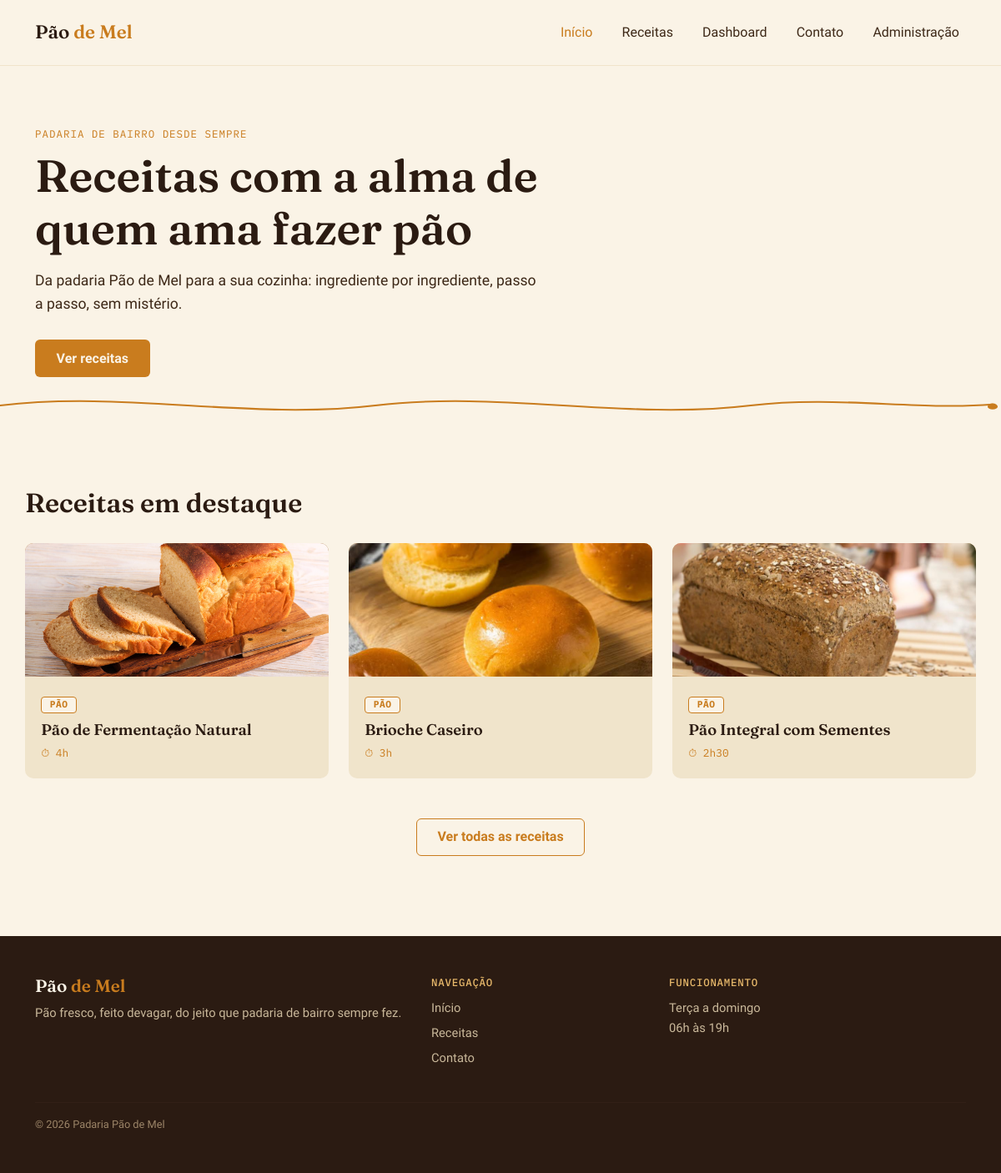
The page / on the database its author committed.
### tables this page shows
CREATE TABLE receitas (
    id           INT AUTO_INCREMENT PRIMARY KEY,
    nome         VARCHAR(100) NOT NULL,
    modo_preparo TEXT         NOT NULL,
    tempo_preparo INT         NOT NULL,   
    id_categoria INT          NOT NULL,
    FOREIGN KEY (id_categoria) REFERENCES categorias(id)
);

CREATE TABLE categorias (
    id   INT AUTO_INCREMENT PRIMARY KEY,
    nome VARCHAR(100) NOT NULL
);

### includes/funcoes.php (called while the page is built, shortened)
<?php
function formatarTempoPreparo(int $minutos): string
{
    $horas = intdiv($minutos, 60);
    $minutosRestantes = $minutos % 60;
    if ($minutosRestantes === 0) {
        return $horas . 'h';
    }
    return $horas . 'h' . $minutosRestantes;
}
function classeNavAtiva(string $paginaAtual, array $paginasQueAtivam): string
{
    if (in_array($paginaAtual, $paginasQueAtivam, true)) {
        return ' active';
    }
    return '';
}
function obterDestaques(array $receitas, int $quantidade): array
{
    return array_slice($receitas, 0, $quantidade);
}
function receitaValida(array $receita): bool
{
    return true;
}
function filtrarReceitasValidas(array $receitas): array
{
    $receitasValidas = [];
    foreach ($receitas as $receita) {
        if (receitaValida($receita)) {
            $receitasValidas[] = $receita;
        }
    }
    return $receitasValidas;
}
function formatarIngrediente(float $quantidade, string $unidade, string $nome): string
{
    $quantidadeTexto = (floor($quantidade) === $quantidade)
        ? (string) (int) $quantidade
        : rtrim(rtrim(number_format($quantidade, 2, ',', ''), '0'), ',');
    return $quantidadeTexto . $unidade . ' de ' . $nome;
}
function modoPreparoParaPassos(string $textoModoPreparo): array
{
    $linhas = explode("\n", $textoModoPreparo);
    $passos = [];
    foreach ($linhas as $linha) {
        $linha = trim($linha);
        if ($linha !== '') {
            $passos[] = $linha;
        }
    }
    return $passos;
}
function caminhoImagemReceita(int $id): string
{
    $caminhoRelativo = 'assets/img/receita-' . $id . '.jpg';
    $caminhoNoServidor = __DIR__ . '/../' . $caminhoRelativo;
    if (file_exists($caminhoNoServidor)) {
        return $caminhoRelativo;
    }
    return '';
}
function thumbClassPorId(int $id): string
{
    $opcoes = ['thumb-1', 'thumb-2', 'thumb-3'];
    $indice = ($id - 1) % count($opcoes);
    return $opcoes[$indice];
}
function buscarReceitasDoBanco(PDO $pdo): array
{
    $receitas = [];
    $sqlReceitas = "SELECT r.id, r.nome, r.modo_preparo, r.tempo_preparo, c.nome AS categoria
                    FROM receitas r
                    INNER JOIN categorias c ON r.id_categoria = c.id
                    ORDER BY r.id";
    $resultadoReceitas = $pdo->query($sqlReceitas);
    while ($linha = $resultadoReceitas->fetch()) {
        $id = (int) $linha['id'];
        $receitas[$id] = [
            'id' => $id,
            'nome' => $linha['nome'],
            'categoria' => $linha['categoria'],
            'tempo_preparo' => (int) $linha['tempo_preparo'],
            'thumb' => thumbClassPorId($id),
            'imagem' => caminhoImagemReceita($id),
            'modo_preparo' => modoPreparoParaPassos($linha['modo_preparo']),
            'ingredientes' => [],
        ];
    }
    $sqlIngredientes = "SELECT ri.id_receita, ri.quantidade, i.nome, i.unidade_medida
                        FROM receita_ingrediente ri
                        INNER JOIN ingredientes i ON ri.id_ingrediente = i.id
                        ORDER BY ri.id_receita";
    $resultadoIngredientes = $pdo->query($sqlIngredientes);
    while ($linha = $resultadoIngredientes->fetch()) {
        $idReceita = (int) $linha['id_receita'];
        if (isset($receitas[$idReceita])) {
            $receitas[$idReceita]['ingredientes'][] = formatarIngrediente(
                (float) $linha['quantidade'],
                $linha['unidade_medida'],
                $linha['nome']
            );
        }
    }
    return array_values($receitas);
}

### includes/dados-receitas.php (called while the page is built, shortened)
<?php
require_once __DIR__ . '/conexao.php';
require_once __DIR__ . '/funcoes.php';
$receitas = buscarReceitasDoBanco($pdo);

### index.php (the view)
<?php
require 'includes/header.php';
require 'includes/dados-receitas.php';
require_once 'includes/funcoes.php';
$receitas = filtrarReceitasValidas($receitas);
?>
<section class="hero">
  <div class="container">
    <div class="row align-items-center">
      <div class="col-lg-7">
        <p class="eyebrow">Padaria de bairro desde sempre</p>
        <h1 class="hero-title">Receitas com a alma de quem ama fazer pão</h1>
        <p class="hero-text">Da padaria Pão de Mel para a sua cozinha: ingrediente por ingrediente, passo a passo, sem mistério.</p>
        <a href="receitas.php" class="btn btn-honey">Ver receitas</a>
      </div>
    </div>
  </div>
  <svg class="honey-divider" viewBox="0 0 1200 60" preserveAspectRatio="none" xmlns="http://www.w3.org/2000/svg">
    <path d="M0,30 C150,0 300,60 450,30 C600,0 750,60 900,30 C1000,10 1100,40 1190,28" />
    <circle cx="1190" cy="32" r="6"></circle>
  </svg>
</section>
<section class="container destaques">
  <h2 class="section-title">Receitas em destaque</h2>
  <?php
  if (empty($receitas)): ?>
    <p class="sem-resultados">Nenhuma receita disponível no momento.</p>
  <?php else: ?>
    <div class="row g-4">
      <?php
      $destaques = obterDestaques($receitas, 3);
      foreach ($destaques as $receita):
      ?>
        <div class="col-md-4">
          <a href="receita-detalhe.php?id=<?php echo $receita['id']; ?>" class="card-link">
            <div class="card card-receita">
              <div class="card-thumb <?php echo $receita['thumb']; ?>">
                <?php if ($receita['imagem'] !== ''): ?>
                  <img src="<?php echo $receita['imagem']; ?>" alt="<?php echo $receita['nome']; ?>">
                <?php endif; ?>
              </div>
              <div class="card-body">
                <span class="badge badge-categoria"><?php echo $receita['categoria']; ?></span>
                <h3 class="card-title"><?php echo $receita['nome']; ?></h3>
                <p class="card-meta">⏱ <?php echo formatarTempoPreparo($receita['tempo_preparo']); ?></p>
              </div>
            </div>
          </a>
        </div>
      <?php endforeach; ?>
    </div>
  <?php endif; ?>
  <div class="text-center mt-5">
    <a href="receitas.php" class="btn btn-outline-honey">Ver todas as receitas</a>
  </div>
</section>
<?php require 'includes/footer.php'; ?>

### includes/header.php (shortened to what this page needs)
<?php
require_once __DIR__ . '/funcoes.php';
$paginaAtual = basename($_SERVER['PHP_SELF']);
$raiz = $raiz ?? '';
$estaNoAdmin  = str_contains(str_replace('\\', '/', $_SERVER['PHP_SELF']), '/admin/');
?>
<!DOCTYPE html>
<html lang="pt-BR">
<head>
    <link href="https://cdn.jsdelivr.net/npm/bootstrap@5.3.3/dist/css/bootstrap.min.css" rel="stylesheet">
    <link href="<?php echo $raiz; ?>assets/css/style.css?v=<?php echo filemtime(__DIR__ . '/../assets/css/style.css'); ?>" rel="stylesheet">
</head>
<body>
<nav class="navbar navbar-expand-lg navbar-pdm sticky-top">
  <div class="container">
    <a class="navbar-brand" href="<?php echo $raiz; ?>index.php">Pão <span class="brand-accent">de Mel</span></a>
    <div class="collapse navbar-collapse" id="navPdm">
      <ul class="navbar-nav ms-auto">
        <li class="nav-item">
          <a class="nav-link<?php echo $estaNoAdmin ? '' : classeNavAtiva($paginaAtual, ['index.php']); ?>" href="<?php echo $raiz; ?>index.php">Início</a>
        </li>
        <li class="nav-item">
          <a class="nav-link<?php echo classeNavAtiva($paginaAtual, ['receitas.php', 'receita-detalhe.php']); ?>" href="<?php echo $raiz; ?>receitas.php">Receitas</a>
        </li>
        <li class="nav-item">
          <a class="nav-link<?php echo $estaNoAdmin ? '' : classeNavAtiva($paginaAtual, ['dashboard.php']); ?>" href="<?php echo $raiz; ?>dashboard.php">Dashboard</a>
        </li>
        <li class="nav-item">
          <a class="nav-link<?php echo classeNavAtiva($paginaAtual, ['contato.php']); ?>" href="<?php echo $raiz; ?>contato.php">Contato</a>
        </li>
        <li class="nav-item">
          <a class="nav-link<?php echo $estaNoAdmin ? ' active' : ''; ?>" href="<?php echo $raiz; ?>admin/index.php">Administração</a>
        </li>
      </ul>
    </div>
  </div>
</nav>
<main>

### includes/footer.php (shortened to what this page needs)
</main>
<footer class="footer-pdm">
  <div class="container py-5">
    <div class="row gy-4">
      <div class="col-md-5">
        <h2 class="footer-brand">Pão <span class="brand-accent">de Mel</span></h2>
        <p class="footer-text">Pão fresco, feito devagar, do jeito que padaria de bairro sempre fez.</p>
      </div>
      <div class="col-md-3">
        <h6 class="footer-heading">Navegação</h6>
        <ul class="footer-links">
          <li><a href="index.php">Início</a></li>
          <li><a href="receitas.php">Receitas</a></li>
          <li><a href="contato.php">Contato</a></li>
        </ul>
      </div>
      <div class="col-md-4">
        <h6 class="footer-heading">Funcionamento</h6>
        <p class="footer-text">Terça a domingo<br>06h às 19h</p>
      </div>
    </div>
    <hr class="footer-rule">
    <p class="footer-copy">© <?php echo date('Y'); ?> Padaria Pão de Mel</p>
  </div>
</footer>
</body>
</html>

### assets/css/style.css (style rules this page uses)
:root { --flour: #FAF3E6; --dough: #F0E4CB; --crust: #6B4226; --crust-dark: #2B1B12; --honey: #C97C1E; --honey-light: #E8B96B; --text-main: #3D2817; }
* { box-sizing: border-box; }
body { background: var(--flour); color: var(--text-main); font-family: 'Work Sans', sans-serif; line-height: 1.6; }
h1, h2, h3 { font-family: 'Fraunces', serif; font-weight: 600; color: var(--crust-dark); }
.brand-accent { color: var(--honey); }
.navbar-pdm { background: var(--flour); border-bottom: 1px solid var(--dough); padding: 1rem 0; }
.navbar-brand { font-family: 'Fraunces', serif; font-weight: 600; font-size: 1.4rem; color: var(--crust-dark) !important; }
.navbar-nav .nav-link { color: var(--text-main) !important; font-weight: 500; margin-left: 1.2rem; }
.navbar-nav .nav-link.active { color: var(--honey) !important; }
.hero { padding: 4.5rem 0 2rem; }
.eyebrow { font-family: 'IBM Plex Mono', monospace; font-size: 0.78rem; text-transform: uppercase; letter-spacing: 0.08em; color: var(--honey); margin-bottom: 0.6rem; }
.hero-title { font-size: clamp(2.1rem, 4.5vw, 3.4rem); line-height: 1.15; margin-bottom: 1.1rem; }
.hero-text { font-size: 1.1rem; max-width: 38rem; margin-bottom: 1.8rem; }
.btn-honey { background: var(--honey); border: none; color: var(--flour); font-weight: 600; padding: 0.65rem 1.6rem; border-radius: 6px; }
.btn-outline-honey { border: 1.5px solid var(--honey); color: var(--honey); font-weight: 600; padding: 0.6rem 1.5rem; border-radius: 6px; }
.honey-divider { width: 100%; height: 36px; display: block; margin-top: 1rem; }
.destaques, .receitas-grid, .receita-detalhe, .contato-grid { padding: 3rem 0; }
.section-title { font-size: clamp(1.5rem, 3vw, 2rem); margin-bottom: 1.8rem; }
.card-receita { border: none; border-radius: 10px; overflow: hidden; background: var(--dough); height: 100%; transition: transform 0.18s ease; }
.card-link { text-decoration: none; display: block; }
.card-thumb { height: 160px; position: relative; overflow: hidden; }
.card-thumb img { width: 100%; height: 100%; object-fit: cover; display: block; }
.thumb-1 { background: linear-gradient(135deg, #C99355, #8B5A2B); }
.thumb-2 { background: linear-gradient(135deg, #E8B96B, #C97C1E); }
.thumb-3 { background: linear-gradient(135deg, #D9C18A, #B5854A); }
.card-body { padding: 1.2rem; }
.badge-categoria { display: inline-block; font-family: 'IBM Plex Mono', monospace; font-size: 0.7rem; text-transform: uppercase; letter-spacing: 0.05em; background: var(--flour); border: 1px solid var(--honey); color: var(--honey); padding: 0.2rem 0.6rem; border-radius: 4px; margin-bottom: 0.6rem; }
.card-title { font-size: 1.15rem; margin-bottom: 0.4rem; color: var(--crust-dark); }
.card-meta { font-family: 'IBM Plex Mono', monospace; font-size: 0.8rem; color: var(--honey); margin: 0; }
.footer-pdm { background: var(--crust-dark); color: var(--dough); margin-top: 3rem; }
.footer-brand { color: var(--flour); font-size: 1.3rem; }
.footer-text { color: #C9B89A; font-size: 0.92rem; }
.footer-heading { font-family: 'IBM Plex Mono', monospace; text-transform: uppercase; font-size: 0.78rem; letter-spacing: 0.06em; color: var(--honey-light); margin-bottom: 0.8rem; }
.footer-links { list-style: none; padding: 0; }
.footer-links a { color: #C9B89A; text-decoration: none; font-size: 0.92rem; display: block; margin-bottom: 0.4rem; }
.footer-rule { border-color: #4A3324; margin: 1.5rem 0 1rem; }
.footer-copy { font-size: 0.8rem; color: #9C8568; margin: 0; }

### rows shown on the page
receitas: shows a picture, id_categoria.nome "PÃO", nome "Pão de Fermentação Natural", tempo_preparo "4h"
receitas: shows a picture, id_categoria.nome "PÃO", nome "Brioche Caseiro", tempo_preparo "3h"
receitas: shows a picture, id_categoria.nome "PÃO", nome "Pão Integral com Sementes", tempo_preparo "2h30"
